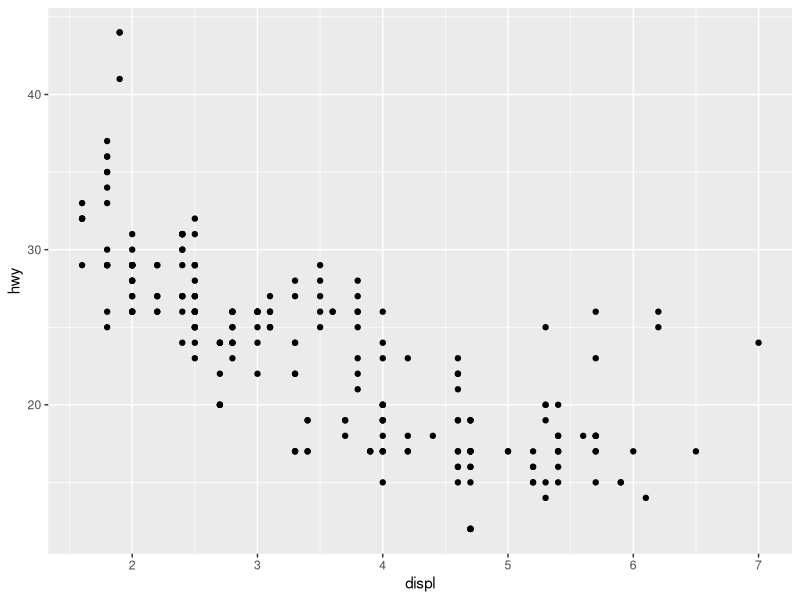
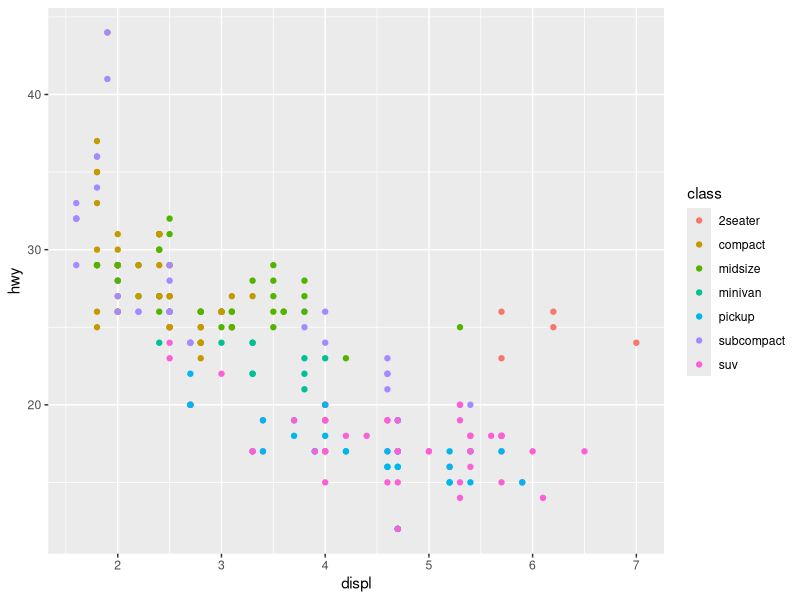
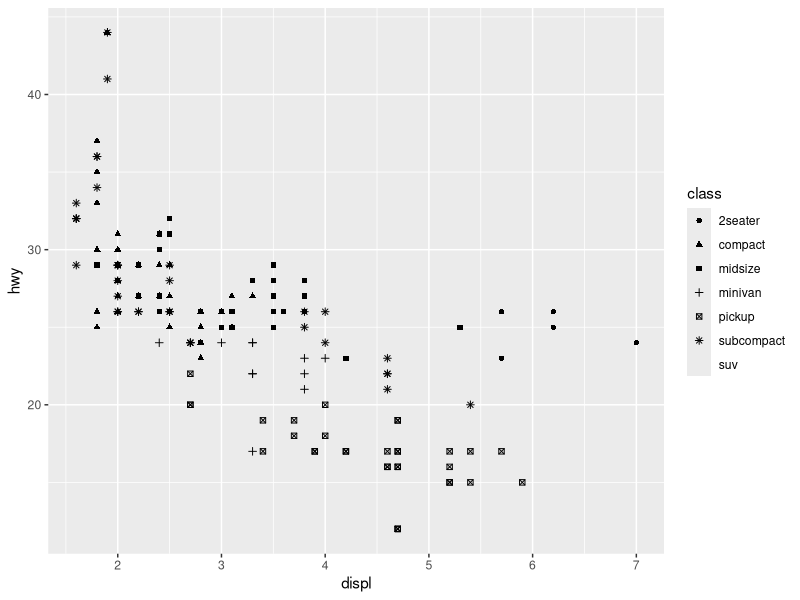
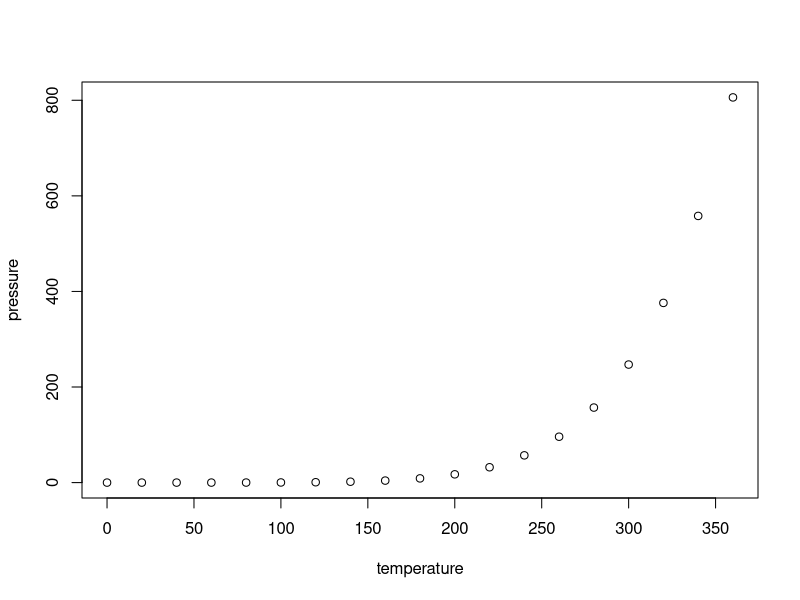

The R source for these figures, in order:
## ---- chunk 1
knitr::opts_chunk$set(echo = TRUE)
## ---- chunk 2
summary(cars)

library(tidyverse)
##data from r
mpg
g <- ggplot(data= mpg, aes(x = displ, y=hwy))   ## g object is 
g+ geom_point()



## ---- chunk 3
g + geom_point(aes(color = class))
## ---- chunk 4
g + geom_point(aes(shape = class))
## ---- chunk 5
plot(pressure)
